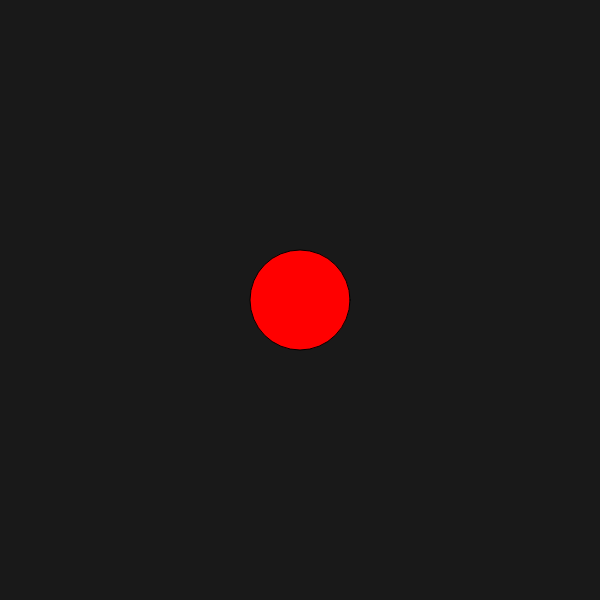
Frame 1 (no input)
Frame 60 (no input): identical to frame 1, image omitted
Frame 120 (the mouse pressed at the canvas centre since frame 60): identical to frame 1, image omitted

The p5.js sketch that drew this single still picture (run headless with seeded random() and noise() and a simulated clock; from frame 60 on, the mouse is pressed at the canvas centre):

// p5.js sketch
// ── sketch.js

function setup() {
    createCanvas(600, 600);
}

function draw() {
    background(25);
    fill(255, 0, 0);
    circle(300, 300, 100);
}
